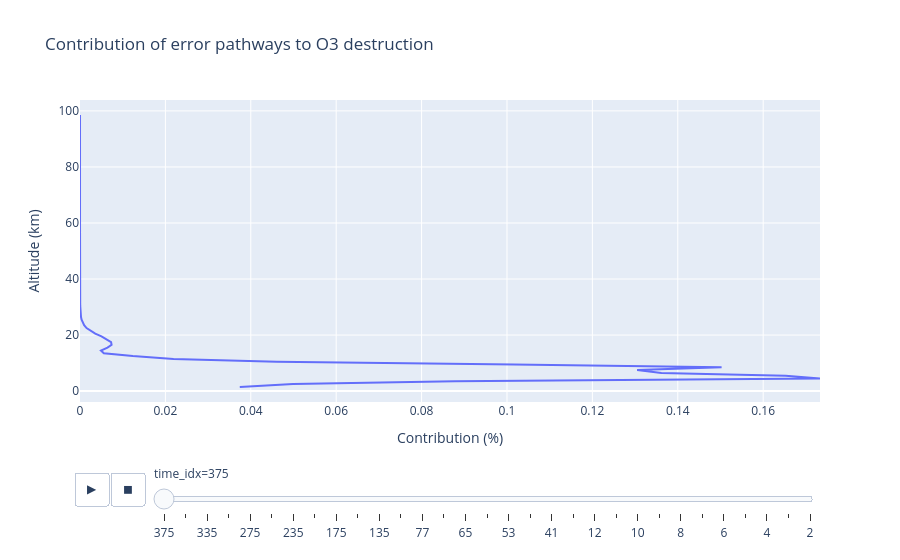
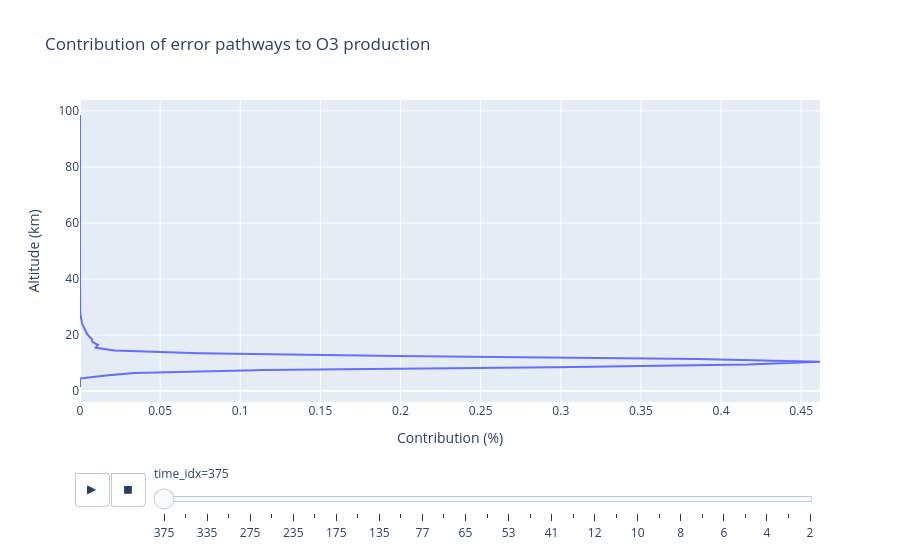

Notebook cell for these charts, in order:
### Markdown cell above
Here is an interactive plot with the contribution profiles of pathways containing error pseudo-reactions in all the  model times we analyzed:

### Code cell
err_pathways_loss = loss_pathways[loss_pathways.pathway_id == 'err']
err_pathways_prod = prod_pathways[prod_pathways.pathway_id == 'err']

err_pathways_loss = err_pathways_loss[err_pathways_loss.species=='O3']
err_pathways_prod = err_pathways_prod[err_pathways_prod.species=='O3']

fig = px.line(err_pathways_loss, x=err_pathways_loss['contribution']*100, y='alt',
        animation_frame=err_pathways_loss['time_idx'],
        labels={'x':'Contribution (%)', 'alt':'Altitude (km)'},
        title='Contribution of error pathways to O3 destruction')
fig.show()

fig = px.line(err_pathways_prod, x=err_pathways_prod['contribution']*100, y='alt',
        animation_frame=err_pathways_prod['time_idx'],
        labels={'x':'Contribution (%)', 'alt':'Altitude (km)'},
        title='Contribution of error pathways to O3 production'
        )
fig.show()

### Figure 1 — Plotly figure (JSON) as saved in the notebook; plotly's stock layout.template omitted (floating-point values rounded to 4 significant figures)
{"data": [{"hovertemplate": "time_idx=375<br>Contribution (%)=%{x}<br>Altitude (km)=%{y}<extra></extra>", "legendgroup": "", "line": {"color": "#636efa", "dash": "solid"}, "marker": {"symbol": "circle"}, "mode": "lines", "name": "", "orientation": "v", "showlegend": false, "type": "scatter", "x": [0.03742, 0.04989, 0.08784, 0.1733, 0.1653, 0.1362, 0.1305, 0.1503, 0.1017, 0.04609, 0.0219, 0.01236, 0.005579, 0.00491, 0.00644, 0.007396, 0.007278, 0.00621, 0.005032, 0.003573, 0.002382, 0.001536, 0.0009697, 0.0006041, 0.0003739, 0.0002314, 0.0001447, 9.342e-05, 6.452e-05, 5.069e-05, 4.761e-05, 5.17e-05, 5.94e-05, 6.803e-05, 8.122e-05, 8.022e-05, 7.008e-05, 5.332e-05, 2.968e-05, 8.788e-06, 5.156e-06, 2.082e-05, 3.164e-05, 3.708e-05, 3.793e-05, 3.569e-05, 3.206e-05, 2.846e-05, 2.485e-05, 2.138e-05, 1.833e-05, 1.597e-05, 1.397e-05, 1.22e-05, 1.065e-05, 9.302e-06, 8.136e-06, 7.131e-06, 6.267e-06, 5.525e-06, 4.891e-06, 4.523e-06, 4.059e-06, 3.71e-06, 3.406e-06, 3.142e-06, 2.896e-06, 2.717e-06, 2.531e-06, 2.38e-06, 2.231e-06, 2.125e-06, 2.01e-06, 1.914e-06, 1.827e-06, 1.759e-06, 1.729e-06, 1.69e-06, 1.712e-06, 1.791e-06, 1.894e-06, 1.385e-06, 1.253e-07, 1.155e-08, 1.947e-07, 4.421e-07, 6.476e-07, 8.296e-07, 9.77e-07, 1.131e-06, 1.304e-06, 1.503e-06, 1.5e-06, 1.494e-06, 1.477e-06, 1.442e-06, 1.379e-06, 1.274e-06], "xaxis": "x", "y": [1.5, 2.5, 3.5, 4.5, 5.5, 6.5, 7.5, 8.5, 9.5, 10.5, 11.5, 12.5, 13.5, 14.5, 15.5, 16.5, 17.5, 18.5, 19.5, 20.5, 21.5, 22.5, 23.5, 24.5, 25.5, 26.5, 27.5, 28.5, 29.5, 30.5, 31.5, 32.5, 33.5, 34.5, 35.5, 36.5, 37.5, 38.5, 39.5, 40.5, 41.5, 42.5, 43.5, 44.5, 45.5, 46.5, 47.5, 48.5, 49.5, 50.5, 51.5, 52.5, 53.5, 54.5, 55.5, 56.5, 57.5, 58.5, 59.5, 60.5, 61.5, 62.5, 63.5, 64.5, 65.5, 66.5, 67.5, 68.5, 69.5, 70.5, 71.5, 72.5, 73.5, 74.5, 75.5, 76.5, 77.5, 78.5, 79.5, 80.5, 81.5, 82.5, 83.5, 84.5, 85.5, 86.5, 87.5, 88.5, 89.5, 90.5, 91.5, 92.5, 93.5, 94.5, 95.5, 96.5, 97.5, 98.5], "yaxis": "y"}], "layout": {"legend": {"tracegroupgap": 0}, "sliders": [{"active": 0, "currentvalue": {"prefix": "time_idx="}, "len": 0.9, "pad": {"b": 10, "t": 60}, "steps": [{"args": [["375"], {"frame": {"duration": 0, "redraw": false}, "fromcurrent": true, "mode": "immediate", "transition": {"duration": 0, "easing": "linear"}}], "label": "375", "method": "animate"}, {"args": [["355"], {"frame": {"duration": 0, "redraw": false}, "fromcurrent": true, "mode": "immediate", "transition": {"duration": 0, "easing": "linear"}}], "label": "355", "method": "animate"}, {"args": [["335"], {"frame": {"duration": 0, "redraw": false}, "fromcurrent": true, "mode": "immediate", "transition": {"duration": 0, "easing": "linear"}}], "label": "335", "method": "animate"}, {"args": [["295"], {"frame": {"duration": 0, "redraw": false}, "fromcurrent": true, "mode": "immediate", "transition": {"duration": 0, "easing": "linear"}}], "label": "295", "method": "animate"}, {"args": [["275"], {"frame": {"duration": 0, "redraw": false}, "fromcurrent": true, "mode": "immediate", "transition": {"duration": 0, "easing": "linear"}}], "label": "275", "method": "animate"}, {"args": [["255"], {"frame": {"duration": 0, "redraw": false}, "fromcurrent": true, "mode": "immediate", "transition": {"duration": 0, "easing": "linear"}}], "label": "255", "method": "animate"}, {"args": [["235"], {"frame": {"duration": 0, "redraw": false}, "fromcurrent": true, "mode": "immediate", "transition": {"duration": 0, "easing": "linear"}}], "label": "235", "method": "animate"}, {"args": [["195"], {"frame": {"duration": 0, "redraw": false}, "fromcurrent": true, "mode": "immediate", "transition": {"duration": 0, "easing": "linear"}}], "label": "195", "method": "animate"}, {"args": [["175"], {"frame": {"duration": 0, "redraw": false}, "fromcurrent": true, "mode": "immediate", "transition": {"duration": 0, "easing": "linear"}}], "label": "175", "method": "animate"}, {"args": [["155"], {"frame": {"duration": 0, "redraw": false}, "fromcurrent": true, "mode": "immediate", "transition": {"duration": 0, "easing": "linear"}}], "label": "155", "method": "animate"}, {"args": [["135"], {"frame": {"duration": 0, "redraw": false}, "fromcurrent": true, "mode": "immediate", "transition": {"duration": 0, "easing": "linear"}}], "label": "135", "method": "animate"}, {"args": [["83"], {"frame": {"duration": 0, "redraw": false}, "fromcurrent": true, "mode": "immediate", "transition": {"duration": 0, "easing": "linear"}}], "label": "83", "method": "animate"}, {"args": [["77"], {"frame": {"duration": 0, "redraw": false}, "fromcurrent": true, "mode": "immediate", "transition": {"duration": 0, "easing": "linear"}}], "label": "77", "method": "animate"}, {"args": [["71"], {"frame": {"duration": 0, "redraw": false}, "fromcurrent": true, "mode": "immediate", "transition": {"duration": 0, "easing": "linear"}}], "label": "71", "method": "animate"}, {"args": [["65"], {"frame": {"duration": 0, "redraw": false}, "fromcurrent": true, "mode": "immediate", "transition": {"duration": 0, "easing": "linear"}}], "label": "65", "method": "animate"}, {"args": [["59"], {"frame": {"duration": 0, "redraw": false}, "fromcurrent": true, "mode": "immediate", "transition": {"duration": 0, "easing": "linear"}}], "label": "59", "method": "animate"}, {"args": [["53"], {"frame": {"duration": 0, "redraw": false}, "fromcurrent": true, "mode": "immediate", "transition": {"duration": 0, "easing": "linear"}}], "label": "53", "method": "animate"}, {"args": [["47"], {"frame": {"duration": 0, "redraw": false}, "fromcurrent": true, "mode": "immediate", "transition": {"duration": 0, "easing": "linear"}}], "label": "47", "method": "animate"}, {"args": [["41"], {"frame": {"duration": 0, "redraw": false}, "fromcurrent": true, "mode": "immediate", "transition": {"duration": 0, "easing": "linear"}}], "label": "41", "method": "animate"}, {"args": [["19"], {"frame": {"duration": 0, "redraw": false}, "fromcurrent": true, "mode": "immediate", "transition": {"duration": 0, "easing": "linear"}}], "label": "19", "method": "animate"}, {"args": [["12"], {"frame": {"duration": 0, "redraw": false}, "fromcurrent": true, "mode": "immediate", "transition": {"duration": 0, "easing": "linear"}}], "label": "12", "method": "animate"}, {"args": [["11"], {"frame": {"duration": 0, "redraw": false}, "fromcurrent": true, "mode": "immediate", "transition": {"duration": 0, "easing": "linear"}}], "label": "11", "method": "animate"}, {"args": [["10"], {"frame": {"duration": 0, "redraw": false}, "fromcurrent": true, "mode": "immediate", "transition": {"duration": 0, "easing": "linear"}}], "label": "10", "method": "animate"}, {"args": [["9"], {"frame": {"duration": 0, "redraw": false}, "fromcurrent": true, "mode": "immediate", "transition": {"duration": 0, "easing": "linear"}}], "label": "9", "method": "animate"}, {"args": [["8"], {"frame": {"duration": 0, "redraw": false}, "fromcurrent": true, "mode": "immediate", "transition": {"duration": 0, "easing": "linear"}}], "label": "8", "method": "animate"}, {"args": [["7"], {"frame": {"duration": 0, "redraw": false}, "fromcurrent": true, "mode": "immediate", "transition": {"duration": 0, "easing": "linear"}}], "label": "7", "method": "animate"}, {"args": [["6"], {"frame": {"duration": 0, "redraw": false}, "fromcurrent": true, "mode": "immediate", "transition": {"duration": 0, "easing": "linear"}}], "label": "6", "method": "animate"}, {"args": [["5"], {"frame": {"duration": 0, "redraw": false}, "fromcurrent": true, "mode": "immediate", "transition": {"duration": 0, "easing": "linear"}}], "label": "5", "method": "animate"}, {"args": [["4"], {"frame": {"duration": 0, "redraw": false}, "fromcurrent": true, "mode": "immediate", "transition": {"duration": 0, "easing": "linear"}}], "label": "4", "method": "animate"}, {"args": [["3"], {"frame": {"duration": 0, "redraw": false}, "fromcurrent": true, "mode": "immediate", "transition": {"duration": 0, "easing": "linear"}}], "label": "3", "method": "animate"}, {"args": [["2"], {"frame": {"duration": 0, "redraw": false}, "fromcurrent": true, "mode": "immediate", "transition": {"duration": 0, "easing": "linear"}}], "label": "2", "method": "animate"}], "x": 0.1, "xanchor": "left", "y": 0, "yanchor": "top"}], "title": {"text": "Contribution of error pathways to O3 destruction"}, "updatemenus": [{"buttons": [{"args": [null, {"frame": {"duration": 500, "redraw": false}, "fromcurrent": true, "mode": "immediate", "transition": {"duration": 500, "easing": "linear"}}], "label": "&#9654;", "method": "animate"}, {"args": [[null], {"frame": {"duration": 0, "redraw": false}, "fromcurrent": true, "mode": "immediate", "transition": {"duration": 0, "easing": "linear"}}], "label": "&#9724;", "method": "animate"}], "direction": "left", "pad": {"r": 10, "t": 70}, "showactive": false, "type": "buttons", "x": 0.1, "xanchor": "right", "y": 0, "yanchor": "top"}], "xaxis": {"anchor": "y", "domain": [0, 1], "title": {"text": "Contribution (%)"}}, "yaxis": {"anchor": "x", "domain": [0, 1], "title": {"text": "Altitude (km)"}}}}

### Figure 2 — Plotly figure (JSON) as saved in the notebook; plotly's stock layout.template omitted (floating-point values rounded to 4 significant figures)
{"data": [{"hovertemplate": "time_idx=375<br>Contribution (%)=%{x}<br>Altitude (km)=%{y}<extra></extra>", "legendgroup": "", "line": {"color": "#636efa", "dash": "solid"}, "marker": {"symbol": "circle"}, "mode": "lines", "name": "", "orientation": "v", "showlegend": false, "type": "scatter", "x": [0, 0, 0, 0, 0.01459, 0.03394, 0.1156, 0.2968, 0.4166, 0.4617, 0.3853, 0.1972, 0.07423, 0.02157, 0.009771, 0.01116, 0.007838, 0.007418, 0.005818, 0.004276, 0.003515, 0.002465, 0.001741, 0.001163, 0.0007612, 0.0004065, 0.0002545, 0.0001395, 8.911e-05, 5.527e-05, 5.233e-05, 5.721e-05, 6.619e-05, 7.633e-05, 8.322e-05, 8.21e-05, 7.165e-05, 5.449e-05, 3.431e-05, 1.381e-05, 5.41e-06, 2.102e-05, 3.178e-05, 3.719e-05, 3.8e-05, 3.576e-05, 3.215e-05, 2.857e-05, 2.499e-05, 2.157e-05, 1.856e-05, 1.623e-05, 1.427e-05, 1.254e-05, 1.102e-05, 9.699e-06, 8.555e-06, 7.57e-06, 6.723e-06, 5.998e-06, 5.378e-06, 4.85e-06, 4.4e-06, 4.016e-06, 3.687e-06, 3.402e-06, 3.151e-06, 2.926e-06, 2.719e-06, 2.523e-06, 2.332e-06, 2.141e-06, 1.951e-06, 1.772e-06, 1.61e-06, 1.47e-06, 1.357e-06, 1.271e-06, 1.192e-06, 1.089e-06, 9.969e-07, 8.776e-07, 1.127e-07, 0, 4.841e-08, 1.861e-07, 3.145e-07, 4.395e-07, 5.708e-07, 7.207e-07, 9.087e-07, 1.145e-06, 1.158e-06, 1.174e-06, 1.183e-06, 1.171e-06, 1.125e-06, 1.024e-06], "xaxis": "x", "y": [1.5, 2.5, 3.5, 4.5, 5.5, 6.5, 7.5, 8.5, 9.5, 10.5, 11.5, 12.5, 13.5, 14.5, 15.5, 16.5, 17.5, 18.5, 19.5, 20.5, 21.5, 22.5, 23.5, 24.5, 25.5, 26.5, 27.5, 28.5, 29.5, 30.5, 31.5, 32.5, 33.5, 34.5, 35.5, 36.5, 37.5, 38.5, 39.5, 40.5, 41.5, 42.5, 43.5, 44.5, 45.5, 46.5, 47.5, 48.5, 49.5, 50.5, 51.5, 52.5, 53.5, 54.5, 55.5, 56.5, 57.5, 58.5, 59.5, 60.5, 61.5, 62.5, 63.5, 64.5, 65.5, 66.5, 67.5, 68.5, 69.5, 70.5, 71.5, 72.5, 73.5, 74.5, 75.5, 76.5, 77.5, 78.5, 79.5, 80.5, 81.5, 82.5, 83.5, 84.5, 85.5, 86.5, 87.5, 88.5, 89.5, 90.5, 91.5, 92.5, 93.5, 94.5, 95.5, 96.5, 97.5, 98.5], "yaxis": "y"}], "layout": {"legend": {"tracegroupgap": 0}, "sliders": [{"active": 0, "currentvalue": {"prefix": "time_idx="}, "len": 0.9, "pad": {"b": 10, "t": 60}, "steps": [{"args": [["375"], {"frame": {"duration": 0, "redraw": false}, "fromcurrent": true, "mode": "immediate", "transition": {"duration": 0, "easing": "linear"}}], "label": "375", "method": "animate"}, {"args": [["355"], {"frame": {"duration": 0, "redraw": false}, "fromcurrent": true, "mode": "immediate", "transition": {"duration": 0, "easing": "linear"}}], "label": "355", "method": "animate"}, {"args": [["335"], {"frame": {"duration": 0, "redraw": false}, "fromcurrent": true, "mode": "immediate", "transition": {"duration": 0, "easing": "linear"}}], "label": "335", "method": "animate"}, {"args": [["295"], {"frame": {"duration": 0, "redraw": false}, "fromcurrent": true, "mode": "immediate", "transition": {"duration": 0, "easing": "linear"}}], "label": "295", "method": "animate"}, {"args": [["275"], {"frame": {"duration": 0, "redraw": false}, "fromcurrent": true, "mode": "immediate", "transition": {"duration": 0, "easing": "linear"}}], "label": "275", "method": "animate"}, {"args": [["255"], {"frame": {"duration": 0, "redraw": false}, "fromcurrent": true, "mode": "immediate", "transition": {"duration": 0, "easing": "linear"}}], "label": "255", "method": "animate"}, {"args": [["235"], {"frame": {"duration": 0, "redraw": false}, "fromcurrent": true, "mode": "immediate", "transition": {"duration": 0, "easing": "linear"}}], "label": "235", "method": "animate"}, {"args": [["195"], {"frame": {"duration": 0, "redraw": false}, "fromcurrent": true, "mode": "immediate", "transition": {"duration": 0, "easing": "linear"}}], "label": "195", "method": "animate"}, {"args": [["175"], {"frame": {"duration": 0, "redraw": false}, "fromcurrent": true, "mode": "immediate", "transition": {"duration": 0, "easing": "linear"}}], "label": "175", "method": "animate"}, {"args": [["155"], {"frame": {"duration": 0, "redraw": false}, "fromcurrent": true, "mode": "immediate", "transition": {"duration": 0, "easing": "linear"}}], "label": "155", "method": "animate"}, {"args": [["135"], {"frame": {"duration": 0, "redraw": false}, "fromcurrent": true, "mode": "immediate", "transition": {"duration": 0, "easing": "linear"}}], "label": "135", "method": "animate"}, {"args": [["83"], {"frame": {"duration": 0, "redraw": false}, "fromcurrent": true, "mode": "immediate", "transition": {"duration": 0, "easing": "linear"}}], "label": "83", "method": "animate"}, {"args": [["77"], {"frame": {"duration": 0, "redraw": false}, "fromcurrent": true, "mode": "immediate", "transition": {"duration": 0, "easing": "linear"}}], "label": "77", "method": "animate"}, {"args": [["71"], {"frame": {"duration": 0, "redraw": false}, "fromcurrent": true, "mode": "immediate", "transition": {"duration": 0, "easing": "linear"}}], "label": "71", "method": "animate"}, {"args": [["65"], {"frame": {"duration": 0, "redraw": false}, "fromcurrent": true, "mode": "immediate", "transition": {"duration": 0, "easing": "linear"}}], "label": "65", "method": "animate"}, {"args": [["59"], {"frame": {"duration": 0, "redraw": false}, "fromcurrent": true, "mode": "immediate", "transition": {"duration": 0, "easing": "linear"}}], "label": "59", "method": "animate"}, {"args": [["53"], {"frame": {"duration": 0, "redraw": false}, "fromcurrent": true, "mode": "immediate", "transition": {"duration": 0, "easing": "linear"}}], "label": "53", "method": "animate"}, {"args": [["47"], {"frame": {"duration": 0, "redraw": false}, "fromcurrent": true, "mode": "immediate", "transition": {"duration": 0, "easing": "linear"}}], "label": "47", "method": "animate"}, {"args": [["41"], {"frame": {"duration": 0, "redraw": false}, "fromcurrent": true, "mode": "immediate", "transition": {"duration": 0, "easing": "linear"}}], "label": "41", "method": "animate"}, {"args": [["19"], {"frame": {"duration": 0, "redraw": false}, "fromcurrent": true, "mode": "immediate", "transition": {"duration": 0, "easing": "linear"}}], "label": "19", "method": "animate"}, {"args": [["12"], {"frame": {"duration": 0, "redraw": false}, "fromcurrent": true, "mode": "immediate", "transition": {"duration": 0, "easing": "linear"}}], "label": "12", "method": "animate"}, {"args": [["11"], {"frame": {"duration": 0, "redraw": false}, "fromcurrent": true, "mode": "immediate", "transition": {"duration": 0, "easing": "linear"}}], "label": "11", "method": "animate"}, {"args": [["10"], {"frame": {"duration": 0, "redraw": false}, "fromcurrent": true, "mode": "immediate", "transition": {"duration": 0, "easing": "linear"}}], "label": "10", "method": "animate"}, {"args": [["9"], {"frame": {"duration": 0, "redraw": false}, "fromcurrent": true, "mode": "immediate", "transition": {"duration": 0, "easing": "linear"}}], "label": "9", "method": "animate"}, {"args": [["8"], {"frame": {"duration": 0, "redraw": false}, "fromcurrent": true, "mode": "immediate", "transition": {"duration": 0, "easing": "linear"}}], "label": "8", "method": "animate"}, {"args": [["7"], {"frame": {"duration": 0, "redraw": false}, "fromcurrent": true, "mode": "immediate", "transition": {"duration": 0, "easing": "linear"}}], "label": "7", "method": "animate"}, {"args": [["6"], {"frame": {"duration": 0, "redraw": false}, "fromcurrent": true, "mode": "immediate", "transition": {"duration": 0, "easing": "linear"}}], "label": "6", "method": "animate"}, {"args": [["5"], {"frame": {"duration": 0, "redraw": false}, "fromcurrent": true, "mode": "immediate", "transition": {"duration": 0, "easing": "linear"}}], "label": "5", "method": "animate"}, {"args": [["4"], {"frame": {"duration": 0, "redraw": false}, "fromcurrent": true, "mode": "immediate", "transition": {"duration": 0, "easing": "linear"}}], "label": "4", "method": "animate"}, {"args": [["3"], {"frame": {"duration": 0, "redraw": false}, "fromcurrent": true, "mode": "immediate", "transition": {"duration": 0, "easing": "linear"}}], "label": "3", "method": "animate"}, {"args": [["2"], {"frame": {"duration": 0, "redraw": false}, "fromcurrent": true, "mode": "immediate", "transition": {"duration": 0, "easing": "linear"}}], "label": "2", "method": "animate"}], "x": 0.1, "xanchor": "left", "y": 0, "yanchor": "top"}], "title": {"text": "Contribution of error pathways to O3 production"}, "updatemenus": [{"buttons": [{"args": [null, {"frame": {"duration": 500, "redraw": false}, "fromcurrent": true, "mode": "immediate", "transition": {"duration": 500, "easing": "linear"}}], "label": "&#9654;", "method": "animate"}, {"args": [[null], {"frame": {"duration": 0, "redraw": false}, "fromcurrent": true, "mode": "immediate", "transition": {"duration": 0, "easing": "linear"}}], "label": "&#9724;", "method": "animate"}], "direction": "left", "pad": {"r": 10, "t": 70}, "showactive": false, "type": "buttons", "x": 0.1, "xanchor": "right", "y": 0, "yanchor": "top"}], "xaxis": {"anchor": "y", "domain": [0, 1], "title": {"text": "Contribution (%)"}}, "yaxis": {"anchor": "x", "domain": [0, 1], "title": {"text": "Altitude (km)"}}}}
